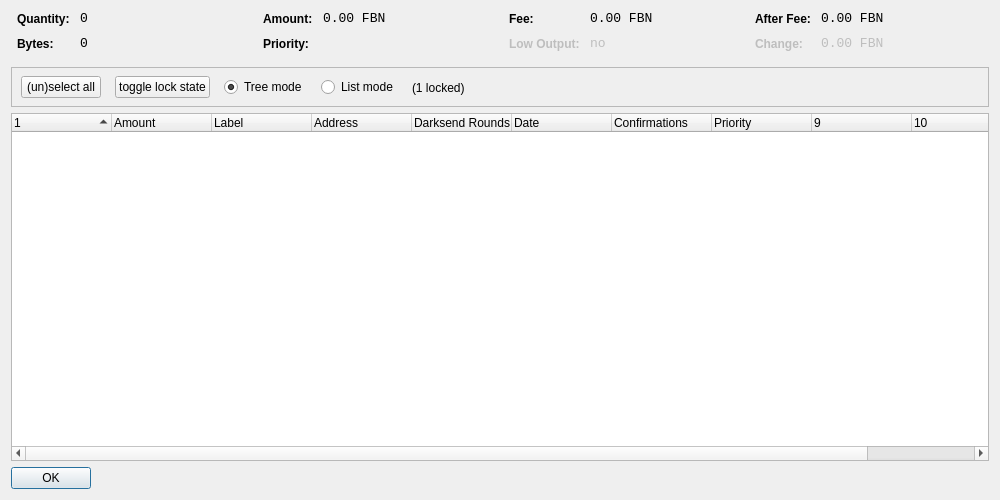
<?xml version="1.0" encoding="UTF-8"?>
<ui version="4.0">
 <class>CoinControlDialog</class>
 <widget class="QDialog" name="CoinControlDialog">
  <property name="geometry">
   <rect>
    <x>0</x>
    <y>0</y>
    <width>1000</width>
    <height>500</height>
   </rect>
  </property>
  <property name="windowTitle">
   <string>Coin Control</string>
  </property>
  <layout class="QVBoxLayout" name="verticalLayout">
   <item>
    <layout class="QHBoxLayout" name="horizontalLayoutTop" stretch="0,0,0,0">
     <property name="topMargin">
      <number>0</number>
     </property>
     <property name="bottomMargin">
      <number>10</number>
     </property>
     <item>
      <layout class="QFormLayout" name="formLayoutCoinControl1">
       <property name="horizontalSpacing">
        <number>10</number>
       </property>
       <property name="verticalSpacing">
        <number>10</number>
       </property>
       <property name="leftMargin">
        <number>6</number>
       </property>
       <property name="rightMargin">
        <number>6</number>
       </property>
       <item row="0" column="0">
        <widget class="QLabel" name="labelCoinControlQuantityText">
         <property name="styleSheet">
          <string notr="true">font-weight:bold;</string>
         </property>
         <property name="text">
          <string>Quantity:</string>
         </property>
        </widget>
       </item>
       <item row="0" column="1">
        <widget class="QLabel" name="labelCoinControlQuantity">
         <property name="font">
          <font>
           <family>Monospace</family>
           <pointsize>10</pointsize>
          </font>
         </property>
         <property name="cursor">
          <cursorShape>IBeamCursor</cursorShape>
         </property>
         <property name="contextMenuPolicy">
          <enum>Qt::ActionsContextMenu</enum>
         </property>
         <property name="text">
          <string notr="true">0</string>
         </property>
         <property name="textInteractionFlags">
          <set>Qt::LinksAccessibleByMouse|Qt::TextSelectableByKeyboard|Qt::TextSelectableByMouse</set>
         </property>
        </widget>
       </item>
       <item row="1" column="0">
        <widget class="QLabel" name="labelCoinControlBytesText">
         <property name="styleSheet">
          <string notr="true">font-weight:bold;</string>
         </property>
         <property name="text">
          <string>Bytes:</string>
         </property>
        </widget>
       </item>
       <item row="1" column="1">
        <widget class="QLabel" name="labelCoinControlBytes">
         <property name="font">
          <font>
           <family>Monospace</family>
           <pointsize>10</pointsize>
          </font>
         </property>
         <property name="cursor">
          <cursorShape>IBeamCursor</cursorShape>
         </property>
         <property name="contextMenuPolicy">
          <enum>Qt::ActionsContextMenu</enum>
         </property>
         <property name="text">
          <string notr="true">0</string>
         </property>
         <property name="textInteractionFlags">
          <set>Qt::LinksAccessibleByMouse|Qt::TextSelectableByKeyboard|Qt::TextSelectableByMouse</set>
         </property>
        </widget>
       </item>
      </layout>
     </item>
     <item>
      <layout class="QFormLayout" name="formLayoutCoinControl2">
       <property name="horizontalSpacing">
        <number>10</number>
       </property>
       <property name="verticalSpacing">
        <number>10</number>
       </property>
       <property name="leftMargin">
        <number>6</number>
       </property>
       <property name="rightMargin">
        <number>6</number>
       </property>
       <item row="0" column="0">
        <widget class="QLabel" name="labelCoinControlAmountText">
         <property name="styleSheet">
          <string notr="true">font-weight:bold;</string>
         </property>
         <property name="text">
          <string>Amount:</string>
         </property>
        </widget>
       </item>
       <item row="0" column="1">
        <widget class="QLabel" name="labelCoinControlAmount">
         <property name="font">
          <font>
           <family>Monospace</family>
           <pointsize>10</pointsize>
          </font>
         </property>
         <property name="cursor">
          <cursorShape>IBeamCursor</cursorShape>
         </property>
         <property name="contextMenuPolicy">
          <enum>Qt::ActionsContextMenu</enum>
         </property>
         <property name="text">
          <string notr="true">0.00 FBN</string>
         </property>
         <property name="textInteractionFlags">
          <set>Qt::LinksAccessibleByMouse|Qt::TextSelectableByKeyboard|Qt::TextSelectableByMouse</set>
         </property>
        </widget>
       </item>
       <item row="1" column="0">
        <widget class="QLabel" name="labelCoinControlPriorityText">
         <property name="styleSheet">
          <string notr="true">font-weight:bold;</string>
         </property>
         <property name="text">
          <string>Priority:</string>
         </property>
        </widget>
       </item>
       <item row="1" column="1">
        <widget class="QLabel" name="labelCoinControlPriority">
         <property name="font">
          <font>
           <family>Monospace</family>
           <pointsize>10</pointsize>
          </font>
         </property>
         <property name="cursor">
          <cursorShape>IBeamCursor</cursorShape>
         </property>
         <property name="contextMenuPolicy">
          <enum>Qt::ActionsContextMenu</enum>
         </property>
         <property name="text">
          <string/>
         </property>
         <property name="textInteractionFlags">
          <set>Qt::LinksAccessibleByMouse|Qt::TextSelectableByKeyboard|Qt::TextSelectableByMouse</set>
         </property>
        </widget>
       </item>
      </layout>
     </item>
     <item>
      <layout class="QFormLayout" name="formLayoutCoinControl3">
       <property name="horizontalSpacing">
        <number>10</number>
       </property>
       <property name="verticalSpacing">
        <number>10</number>
       </property>
       <property name="leftMargin">
        <number>6</number>
       </property>
       <property name="rightMargin">
        <number>6</number>
       </property>
       <item row="0" column="0">
        <widget class="QLabel" name="labelCoinControlFeeText">
         <property name="styleSheet">
          <string notr="true">font-weight:bold;</string>
         </property>
         <property name="text">
          <string>Fee:</string>
         </property>
        </widget>
       </item>
       <item row="0" column="1">
        <widget class="QLabel" name="labelCoinControlFee">
         <property name="font">
          <font>
           <family>Monospace</family>
           <pointsize>10</pointsize>
          </font>
         </property>
         <property name="cursor">
          <cursorShape>IBeamCursor</cursorShape>
         </property>
         <property name="contextMenuPolicy">
          <enum>Qt::ActionsContextMenu</enum>
         </property>
         <property name="text">
          <string notr="true">0.00 FBN</string>
         </property>
         <property name="textInteractionFlags">
          <set>Qt::LinksAccessibleByMouse|Qt::TextSelectableByKeyboard|Qt::TextSelectableByMouse</set>
         </property>
        </widget>
       </item>
       <item row="1" column="0">
        <widget class="QLabel" name="labelCoinControlLowOutputText">
         <property name="enabled">
          <bool>false</bool>
         </property>
         <property name="styleSheet">
          <string notr="true">font-weight:bold;</string>
         </property>
         <property name="text">
          <string>Low Output:</string>
         </property>
        </widget>
       </item>
       <item row="1" column="1">
        <widget class="QLabel" name="labelCoinControlLowOutput">
         <property name="enabled">
          <bool>false</bool>
         </property>
         <property name="font">
          <font>
           <family>Monospace</family>
           <pointsize>10</pointsize>
          </font>
         </property>
         <property name="cursor">
          <cursorShape>IBeamCursor</cursorShape>
         </property>
         <property name="contextMenuPolicy">
          <enum>Qt::ActionsContextMenu</enum>
         </property>
         <property name="text">
          <string notr="true">no</string>
         </property>
         <property name="textInteractionFlags">
          <set>Qt::LinksAccessibleByMouse|Qt::TextSelectableByKeyboard|Qt::TextSelectableByMouse</set>
         </property>
        </widget>
       </item>
      </layout>
     </item>
     <item>
      <layout class="QFormLayout" name="formLayoutCoinControl4">
       <property name="horizontalSpacing">
        <number>10</number>
       </property>
       <property name="verticalSpacing">
        <number>10</number>
       </property>
       <property name="leftMargin">
        <number>6</number>
       </property>
       <property name="rightMargin">
        <number>6</number>
       </property>
       <item row="0" column="0">
        <widget class="QLabel" name="labelCoinControlAfterFeeText">
         <property name="styleSheet">
          <string notr="true">font-weight:bold;</string>
         </property>
         <property name="text">
          <string>After Fee:</string>
         </property>
        </widget>
       </item>
       <item row="0" column="1">
        <widget class="QLabel" name="labelCoinControlAfterFee">
         <property name="font">
          <font>
           <family>Monospace</family>
           <pointsize>10</pointsize>
          </font>
         </property>
         <property name="cursor">
          <cursorShape>IBeamCursor</cursorShape>
         </property>
         <property name="contextMenuPolicy">
          <enum>Qt::ActionsContextMenu</enum>
         </property>
         <property name="text">
          <string notr="true">0.00 FBN</string>
         </property>
         <property name="textInteractionFlags">
          <set>Qt::LinksAccessibleByMouse|Qt::TextSelectableByKeyboard|Qt::TextSelectableByMouse</set>
         </property>
        </widget>
       </item>
       <item row="1" column="0">
        <widget class="QLabel" name="labelCoinControlChangeText">
         <property name="enabled">
          <bool>false</bool>
         </property>
         <property name="styleSheet">
          <string notr="true">font-weight:bold;</string>
         </property>
         <property name="text">
          <string>Change:</string>
         </property>
        </widget>
       </item>
       <item row="1" column="1">
        <widget class="QLabel" name="labelCoinControlChange">
         <property name="enabled">
          <bool>false</bool>
         </property>
         <property name="font">
          <font>
           <family>Monospace</family>
           <pointsize>10</pointsize>
          </font>
         </property>
         <property name="cursor">
          <cursorShape>IBeamCursor</cursorShape>
         </property>
         <property name="contextMenuPolicy">
          <enum>Qt::ActionsContextMenu</enum>
         </property>
         <property name="text">
          <string notr="true">0.00 FBN</string>
         </property>
         <property name="textInteractionFlags">
          <set>Qt::LinksAccessibleByMouse|Qt::TextSelectableByKeyboard|Qt::TextSelectableByMouse</set>
         </property>
        </widget>
       </item>
      </layout>
     </item>
    </layout>
   </item>
   <item>
    <widget class="QFrame" name="frame">
     <property name="minimumSize">
      <size>
       <width>0</width>
       <height>40</height>
      </size>
     </property>
     <property name="frameShape">
      <enum>QFrame::StyledPanel</enum>
     </property>
     <property name="frameShadow">
      <enum>QFrame::Sunken</enum>
     </property>
     <widget class="QWidget" name="horizontalLayoutWidget">
      <property name="geometry">
       <rect>
        <x>10</x>
        <y>0</y>
        <width>781</width>
        <height>41</height>
       </rect>
      </property>
      <layout class="QHBoxLayout" name="horizontalLayoutPanel" stretch="0,0,0,0,0">
       <property name="spacing">
        <number>14</number>
       </property>
       <item>
        <widget class="QPushButton" name="pushButtonSelectAll">
         <property name="sizePolicy">
          <sizepolicy hsizetype="Maximum" vsizetype="Fixed">
           <horstretch>0</horstretch>
           <verstretch>0</verstretch>
          </sizepolicy>
         </property>
         <property name="text">
          <string>(un)select all</string>
         </property>
        </widget>
       </item>
        <item>
         <widget class="QPushButton" name="pushButtonToggleLock">
          <property name="sizePolicy">
           <sizepolicy hsizetype="Maximum" vsizetype="Fixed">
            <horstretch>0</horstretch>
            <verstretch>0</verstretch>
           </sizepolicy>
          </property>
          <property name="text">
           <string>toggle lock state</string>
          </property>
          <property name="autoDefault">
           <bool>false</bool>
          </property>
         </widget>
        </item>
       <item>
        <widget class="QRadioButton" name="radioTreeMode">
         <property name="sizePolicy">
          <sizepolicy hsizetype="Maximum" vsizetype="Fixed">
           <horstretch>0</horstretch>
           <verstretch>0</verstretch>
          </sizepolicy>
         </property>
         <property name="text">
          <string>Tree mode</string>
         </property>
         <property name="checked">
          <bool>true</bool>
         </property>
        </widget>
       </item>
       <item>
        <widget class="QRadioButton" name="radioListMode">
         <property name="sizePolicy">
          <sizepolicy hsizetype="Maximum" vsizetype="Fixed">
           <horstretch>0</horstretch>
           <verstretch>0</verstretch>
          </sizepolicy>
         </property>
         <property name="text">
          <string>List mode</string>
         </property>
        </widget>
       </item>
        <item>
         <widget class="QLabel" name="labelLocked">
          <property name="text">
           <string>(1 locked)</string>
          </property>
         </widget>
        </item>
       <item>
        <spacer name="horizontalSpacer">
         <property name="orientation">
          <enum>Qt::Horizontal</enum>
         </property>
         <property name="sizeHint" stdset="0">
          <size>
           <width>40</width>
           <height>20</height>
          </size>
         </property>
        </spacer>
       </item>
      </layout>
     </widget>
    </widget>
   </item>
   <item>
    <widget class="CoinControlTreeWidget" name="treeWidget">
     <property name="contextMenuPolicy">
      <enum>Qt::CustomContextMenu</enum>
     </property>
     <property name="sortingEnabled">
      <bool>false</bool>
     </property>
     <property name="columnCount">
      <number>11</number>
     </property>
     <attribute name="headerShowSortIndicator" stdset="0">
      <bool>true</bool>
     </attribute>
     <attribute name="headerStretchLastSection">
      <bool>false</bool>
     </attribute>
     <column>
      <property name="text">
       <string/>
      </property>
     </column>
     <column>
      <property name="text">
       <string>Amount</string>
      </property>
     </column>
     <column>
      <property name="text">
       <string>Label</string>
      </property>
     </column>
     <column>
      <property name="text">
       <string>Address</string>
      </property>
     </column>
     <column>
      <property name="text">
       <string>Darksend Rounds</string>
      </property>
    </column>
     <column>
      <property name="text">
       <string>Date</string>
      </property>
     </column>
     <column>
      <property name="text">
       <string>Confirmations</string>
      </property>
      <property name="toolTip">
       <string>Confirmed</string>
      </property>
     </column>
     <column>
      <property name="text">
       <string>Priority</string>
      </property>
     </column>
     <column>
      <property name="text">
       <string/>
      </property>
     </column>
     <column>
      <property name="text">
       <string/>
      </property>
     </column>
     <column>
      <property name="text">
       <string/>
      </property>
     </column>
     <column>
      <property name="text">
       <string/>
      </property>
     </column>
    </widget>
   </item>
   <item>
    <widget class="QDialogButtonBox" name="buttonBox">
     <property name="sizePolicy">
      <sizepolicy hsizetype="Maximum" vsizetype="Fixed">
       <horstretch>0</horstretch>
       <verstretch>0</verstretch>
      </sizepolicy>
     </property>
     <property name="orientation">
      <enum>Qt::Horizontal</enum>
     </property>
     <property name="standardButtons">
      <set>QDialogButtonBox::Ok</set>
     </property>
    </widget>
   </item>
  </layout>
 </widget>
 <customwidgets>
  <customwidget>
   <class>CoinControlTreeWidget</class>
   <extends>QTreeWidget</extends>
   <header>coincontroltreewidget.h</header>
  </customwidget>
 </customwidgets>
 <resources/>
 <connections/>
</ui>
